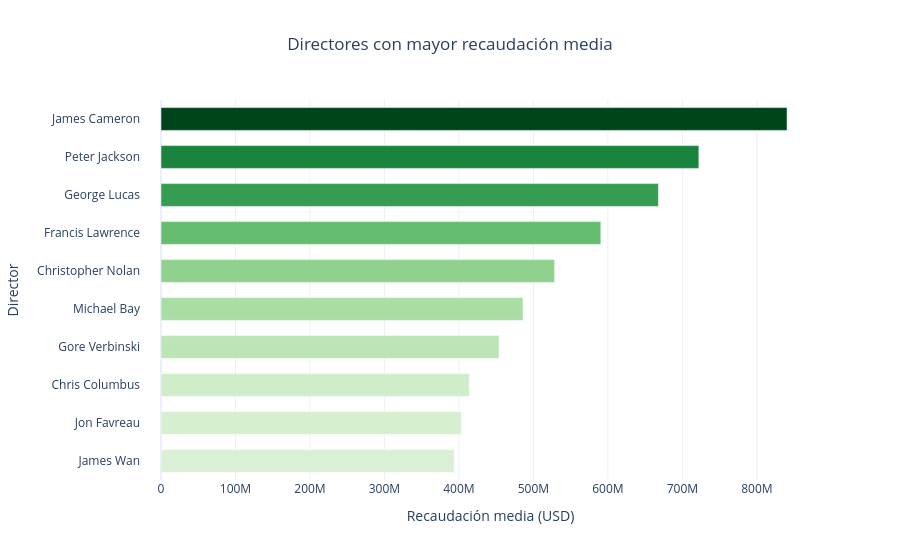

The cell this chart's notebook holds for it:
### Code cell
fig = px.bar(
    revenue_director,
    x=revenue_director.values,
    y=revenue_director.index,
    orientation="h",
    color=revenue_director.values,
    color_continuous_scale="Greens",
    title="Directores con mayor recaudación media",
    labels={
        "x": "Recaudación media (USD)",
        "y": "Director"
    },
    template="plotly_white",
    range_color=[300000000, revenue_director.max()]
)

fig.update_layout(
    title_x=0.5,
    yaxis=dict(
        autorange="reversed"
    ),
    bargap=0.4,
    coloraxis_showscale=False
)

fig.update_yaxes(ticklabelstandoff=20)

fig.show()

### Figure 1 — Plotly figure (JSON) as saved in the notebook; plotly's stock layout.template omitted (floating-point values rounded to 4 significant figures)
{"data": [{"hovertemplate": "Recaudación media (USD)=%{x}<br>Director=%{y}<br>color=%{marker.color}<extra></extra>", "legendgroup": "", "marker": {"color": [840500000.0, 722100000.0, 667800000.0, 590500000.0, 528400000.0, 486000000.0, 453900000.0, 414000000.0, 403100000.0, 393700000.0], "coloraxis": "coloraxis", "pattern": {"shape": ""}}, "name": "", "orientation": "h", "showlegend": false, "textposition": "auto", "type": "bar", "x": [840500000.0, 722100000.0, 667800000.0, 590500000.0, 528400000.0, 486000000.0, 453900000.0, 414000000.0, 403100000.0, 393700000.0], "xaxis": "x", "y": ["James Cameron", "Peter Jackson", "George Lucas", "Francis Lawrence", "Christopher Nolan", "Michael Bay", "Gore Verbinski", "Chris Columbus", "Jon Favreau", "James Wan"], "yaxis": "y"}], "layout": {"bargap": 0.4, "barmode": "relative", "coloraxis": {"cmax": 840500000.0, "cmin": 300000000, "colorbar": {"title": {"text": "color"}}, "colorscale": [[0, "rgb(247,252,245)"], [0.125, "rgb(229,245,224)"], [0.25, "rgb(199,233,192)"], [0.375, "rgb(161,217,155)"], [0.5, "rgb(116,196,118)"], [0.625, "rgb(65,171,93)"], [0.75, "rgb(35,139,69)"], [0.875, "rgb(0,109,44)"], [1, "rgb(0,68,27)"]], "showscale": false}, "legend": {"tracegroupgap": 0}, "title": {"text": "Directores con mayor recaudación media", "x": 0.5}, "xaxis": {"anchor": "y", "domain": [0, 1], "title": {"text": "Recaudación media (USD)"}}, "yaxis": {"anchor": "x", "autorange": "reversed", "domain": [0, 1], "ticklabelstandoff": 20, "title": {"text": "Director"}}}}
